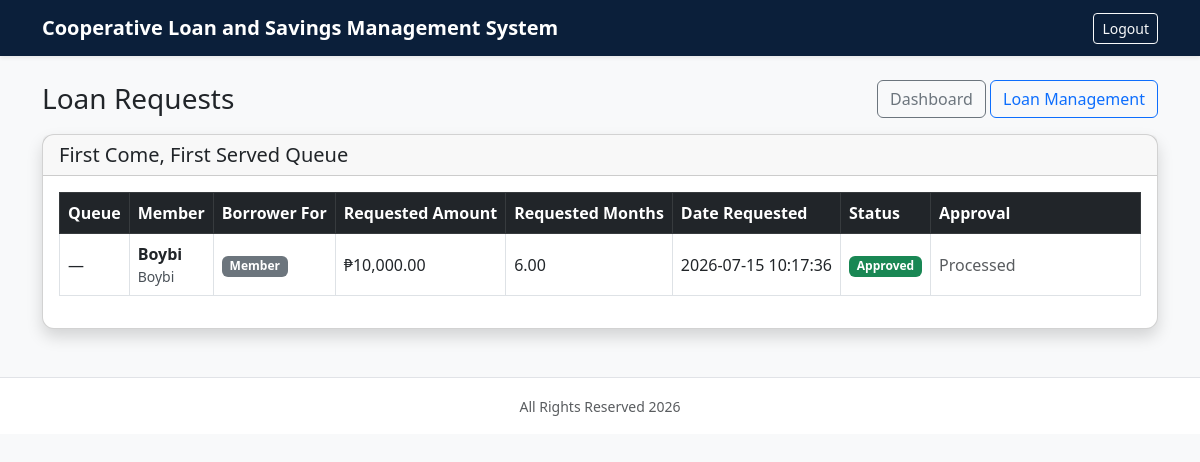
The app's page /loan_requests.php (signed in) with its own data.
### tables this page shows
CREATE TABLE `loan_requests` (
  `id` int(10) unsigned NOT NULL AUTO_INCREMENT,
  `borrower_id` int(10) unsigned NOT NULL,
  `requested_amount` decimal(12,2) NOT NULL DEFAULT 0.00,
  `requested_months` decimal(6,2) NOT NULL DEFAULT 0.00,
  `approved_amount` decimal(12,2) DEFAULT NULL,
  `approved_months` decimal(6,2) DEFAULT NULL,
  `status` enum('Pending','Approved','Rejected') NOT NULL DEFAULT 'Pending',
  `approved_loan_id` int(10) unsigned DEFAULT NULL,
  `is_guarantor` tinyint(1) NOT NULL DEFAULT 0,
  `guest_borrower_name` varchar(150) DEFAULT NULL,
  `created_at` timestamp NOT NULL DEFAULT current_timestamp(),
  `processed_at` timestamp NULL DEFAULT NULL,
  PRIMARY KEY (`id`),
  KEY `loan_requests_borrower_id_index` (`borrower_id`),
  KEY `loan_requests_status_created_at_index` (`status`,`created_at`),
  KEY `loan_requests_approved_loan_id_index` (`approved_loan_id`),
  CONSTRAINT `loan_requests_approved_loan_id_fk` FOREIGN KEY (`approved_loan_id`) REFERENCES `loans` (`id`) ON DELETE SET NULL ON UPDATE CASCADE,
  CONSTRAINT `loan_requests_borrower_id_fk` FOREIGN KEY (`borrower_id`) REFERENCES `borrowers` (`id`) ON DELETE CASCADE ON UPDATE CASCADE
);

CREATE TABLE `users` (
  `id` int(10) unsigned NOT NULL AUTO_INCREMENT,
  `username` varchar(100) NOT NULL,
  `password` varchar(255) NOT NULL,
  `status` enum('Admin','Member') NOT NULL DEFAULT 'Member',
  `borrower_id` int(10) unsigned DEFAULT NULL,
  `created_at` timestamp NOT NULL DEFAULT current_timestamp(),
  PRIMARY KEY (`id`),
  UNIQUE KEY `users_username_unique` (`username`),
  KEY `users_borrower_id_index` (`borrower_id`),
  CONSTRAINT `users_borrower_id_fk` FOREIGN KEY (`borrower_id`) REFERENCES `borrowers` (`id`) ON DELETE SET NULL ON UPDATE CASCADE
);

CREATE TABLE `borrowers` (
  `id` int(10) unsigned NOT NULL AUTO_INCREMENT,
  `name` varchar(255) NOT NULL,
  `first_name` varchar(100) DEFAULT NULL,
  `last_name` varchar(100) DEFAULT NULL,
  `gcash_name` varchar(150) DEFAULT NULL,
  `gcash_number` varchar(50) DEFAULT NULL,
  `status` enum('Active','Inactive') NOT NULL DEFAULT 'Active',
  `savings_closed` tinyint(1) NOT NULL DEFAULT 0,
  `created_at` timestamp NOT NULL DEFAULT current_timestamp(),
  PRIMARY KEY (`id`),
  UNIQUE KEY `borrowers_name_unique` (`name`)
);

### auth.php (called while the page is built, shortened)
<?php
function is_logged_in()
{
    return isset($_SESSION['user_id']);
}
function current_user_status()
{
    return $_SESSION['user_status'] ?? null;
}

### loan_requests.php (the view, shortened to what this page needs)
<?php
include 'db.php';
include 'auth.php';
include 'layout.php';
$requests = $conn->query("
    SELECT loan_requests.*, borrowers.name, users.username
    FROM loan_requests
    JOIN borrowers ON borrowers.id = loan_requests.borrower_id
    LEFT JOIN users ON users.borrower_id = borrowers.id AND users.status = 'Member'
    ORDER BY
        CASE loan_requests.status WHEN 'Pending' THEN 0 WHEN 'Approved' THEN 1 ELSE 2 END,
        loan_requests.created_at ASC
");
?>
<!DOCTYPE html>
<html>
<head>
<link href="https://cdn.jsdelivr.net/npm/bootstrap@5.3.0/dist/css/bootstrap.min.css" rel="stylesheet">
<link rel="stylesheet" href="assets/css/mobile.css">
<link rel="stylesheet" href="assets/css/theme.css">
</head>
<body class="bg-light">
<?php render_navbar(); ?>
<div class="container mt-4">
<div class="d-flex justify-content-between align-items-center mb-3">
    <h3 class="mb-0">Loan Requests</h3>
    <div>
        <a href="index.php" class="btn btn-outline-secondary">Dashboard</a>
        <a href="loans.php" class="btn btn-outline-primary">Loan Management</a>
    </div>
</div>
<div class="card shadow">
    <div class="card-header">
        <h5 class="mb-0">First Come, First Served Queue</h5>
    </div>
    <div class="card-body">
        <div class="table-responsive">
            <table class="table table-bordered table-hover align-middle">
                <thead class="table-dark">
                    <tr>
                        <th>Queue</th>
                        <th>Member</th>
                        <th>Borrower For</th>
                        <th>Requested Amount</th>
                        <th>Requested Months</th>
                        <th>Date Requested</th>
                        <th>Status</th>
                        <th width="320">Approval</th>
                    </tr>
                </thead>
                <tbody>
                    <?php $queue = 1; ?>
                    <?php while($row = $requests->fetch_assoc()): ?>
                    <tr>
                        <td><?= $row['status'] === 'Pending' ? $queue++ : '—' ?></td>
                        <td><?php render_member_identity($row['username'] ?? '', $row['name']); ?></td>
                        <td>
                            <?php if((int)($row['is_guarantor'] ?? 0) === 1): ?>
                                <span class="badge bg-info text-dark">Guest Borrower</span><br>
                                <small><?= htmlspecialchars($row['guest_borrower_name'] ?? '') ?></small>
                            <?php else: ?>
                                <span class="badge bg-secondary">Member</span>
                            <?php endif; ?>
                        </td>
                        <td>₱<?= number_format($row['requested_amount'],2) ?></td>
                        <td><?= $row['requested_months'] ?></td>
                        <td><?= $row['created_at'] ?></td>
                        <td>
                            <span class="badge bg-<?= $row['status'] === 'Approved' ? 'success' : ($row['status'] === 'Rejected' ? 'danger' : 'warning text-dark') ?>">
                                <?= $row['status'] ?>
                            </span>
                        </td>
                        <td>
                            <?php if($row['status'] === 'Pending'): ?>
                                <form method="POST" action="ajax/approve_loan_request.php" class="row g-2">
                                    <input type="hidden" name="request_id" value="<?= $row['id'] ?>">
                                    <div class="col-md-5">
                                        <input type="number" step="0.01" min="1" name="amount" class="form-control form-control-sm" value="<?= $row['requested_amount'] ?>" required>
                                    </div>
                                    <div class="col-md-4">
                                        <input type="number" step="0.1" min="0.1" max="6" name="months" class="form-control form-control-sm" value="<?= $row['requested_months'] ?>" required>
                                    </div>
                                    <div class="col-md-3">
                                        <button class="btn btn-success btn-sm w-100" onclick="return confirm('Approve this loan request?')">
                                            Approve
                                        </button>
                                    </div>
                                </form>
                            <?php else: ?>
                                <?php if($row['approved_loan_id']): ?>
                                    <a href="loan_view.php?id=<?= $row['approved_loan_id'] ?>" class="btn btn-outline-info btn-sm">
                                        View Loan
                                    </a>
                                <?php else: ?>
                                    <span class="text-muted">Processed</span>
                                <?php endif; ?>
                            <?php endif; ?>
                        </td>
                    </tr>
                    <?php endwhile; ?>
                </tbody>
            </table>
        </div>
    </div>
</div>
</div>
<?php render_footer(); ?>
</body>
</html>

### layout.php
<?php
function render_navbar($title = 'Cooperative Loan and Savings Management System')
{
    ?>
    <nav class="navbar navbar-expand-lg navbar-dark app-navbar sticky-top shadow-sm">
        <div class="container">
            <a class="navbar-brand fw-bold text-white" href="<?= current_user_status() === 'Admin' ? 'index.php' : 'member_dashboard.php' ?>">
                <?= htmlspecialchars($title) ?>
            </a>
            <?php if (is_logged_in()): ?>
                <div class="ms-auto">
                    <a href="logout.php" class="btn btn-outline-light btn-sm">Logout</a>
                </div>
            <?php endif; ?>
        </div>
    </nav>
    <?php
}
function render_footer()
{
    ?>
    <footer class="app-footer text-center text-muted py-3 mt-5">
        <small>All Rights Reserved 2026</small>
    </footer>
    <?php
}
function render_member_identity($username, $fullName)
{
    $mainName = trim((string)$username) !== '' ? $username : $fullName;
    ?>
    <strong><?= htmlspecialchars($mainName) ?></strong>
    <small class="d-block text-dark-emphasis"><?= htmlspecialchars($fullName) ?></small>
    <?php
}

### assets/css/mobile.css (style rules this page uses)
body { overflow-x: hidden; }
.card { border-radius: .75rem; }
.card-body { overflow-x: auto; }
.table { vertical-align: middle; }
.table th, .table td { white-space: nowrap; }

### assets/css/theme.css (style rules this page uses)
:root { --midnight-blue: #0b1f3a; }
.app-navbar { background: var(--midnight-blue); }
.app-navbar .navbar-brand { white-space: normal; }
.app-footer { border-top: 1px solid rgba(11, 31, 58, .12); background: #fff; }
body { min-height: 100vh; }

### records on screen
loan_requests: users.username "Boybi", borrower.name "Boybi", is_guarantor "Member", requested_amount "10,000.00", requested_months "6.00", created_at "2026-07-15 10:17:36", status "Approved", shows "Processed"

### other values on screen
$title "Cooperative Loan and Savings Management System"
